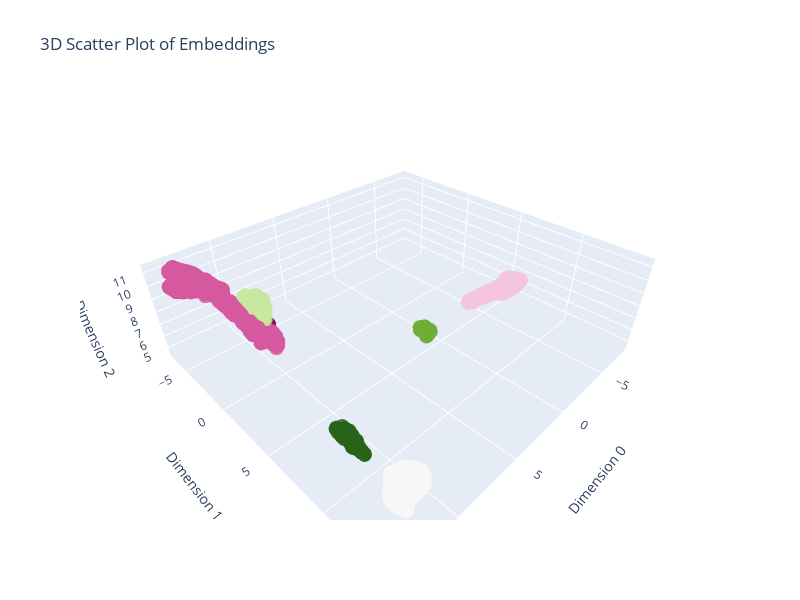

The notebook cell this image was saved under:
### Code cell
# Create a 3D scatter plot with no color distinction
fig = go.Figure(data=[go.Scatter3d(
    x=embedding_rf[:, 0],
    y=embedding_rf[:, 1],
    z=embedding_rf[:, 2],
    mode='markers',
    marker=dict(
        size=5,   # Adjust point size
        color=y.labels_,  # Single color for all points
        opacity=0.8
    )
)])

# Set labels and make the plot larger
fig.update_layout(
    title='3D Scatter Plot of Embeddings',
    scene=dict(
        xaxis_title='Dimension 0',
        yaxis_title='Dimension 1',
        zaxis_title='Dimension 2'
    ),
    width=800,  # Make the plot bigger
    height=600
)

# Show the plot
fig.show()

### Figure 1 — Plotly figure (JSON) as saved in the notebook; plotly's stock layout.template omitted (floating-point values rounded to 4 significant figures; data arrays with more than 128 entries replaced by an {"elided": "..."} marker saying what was removed)
{"data": [{"marker": {"color": {"elided": "4171 int values"}, "opacity": 0.8, "size": 5}, "mode": "markers", "type": "scatter3d", "x": {"elided": "4171 float values"}, "y": {"elided": "4171 float values"}, "z": {"elided": "4171 float values"}}], "layout": {"height": 600, "scene": {"xaxis": {"title": {"text": "Dimension 0"}}, "yaxis": {"title": {"text": "Dimension 1"}}, "zaxis": {"title": {"text": "Dimension 2"}}}, "title": {"text": "3D Scatter Plot of Embeddings"}, "width": 800}}
